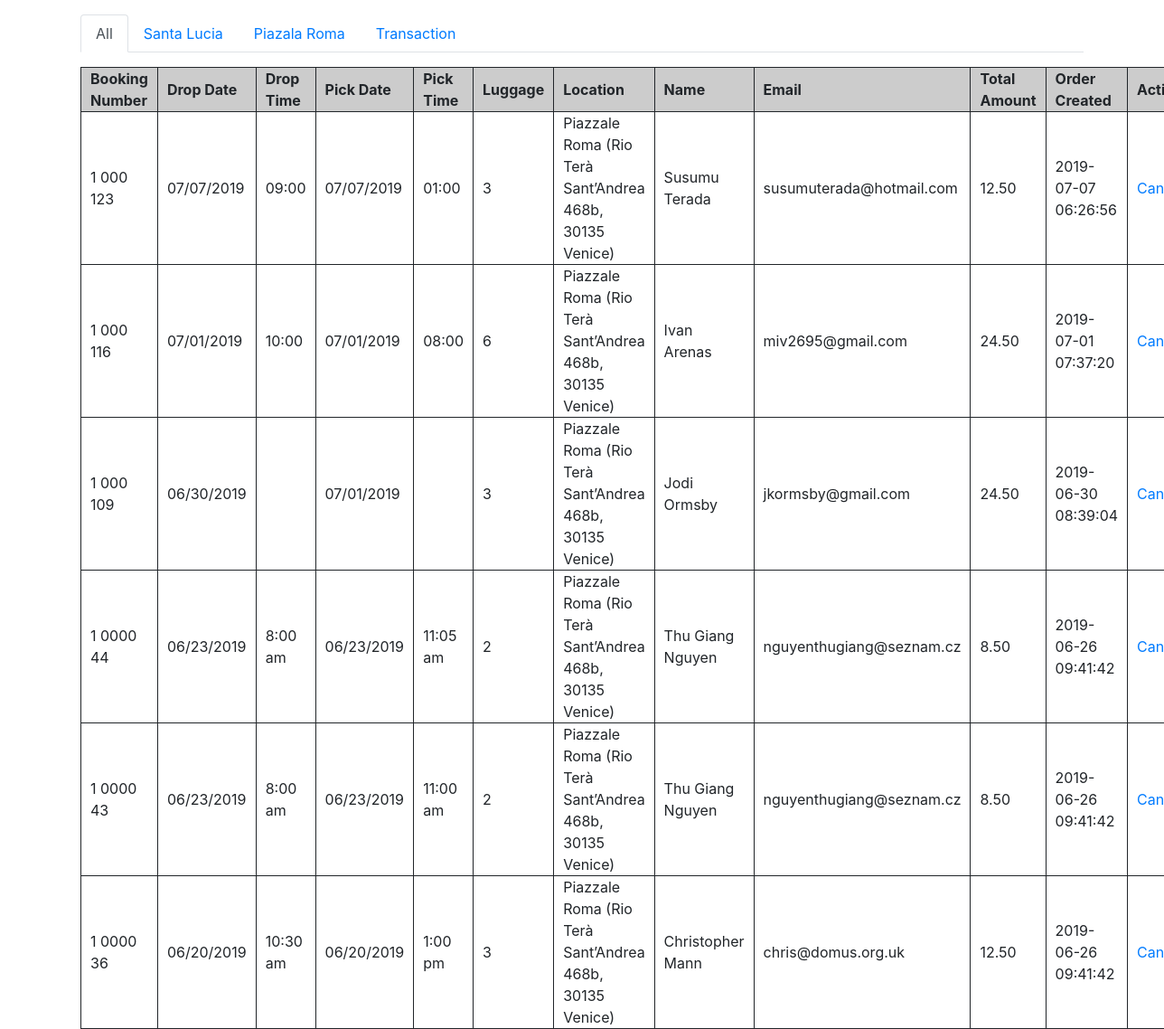
Page /admin/data/payment_data/piazalleroma.php on the committed database.
### tables this page shows
CREATE TABLE `products` (
  `id` int(11) NOT NULL,
  `name` varchar(200) NOT NULL,
  `price` float(10,2) NOT NULL,
  `status` tinyint(1) NOT NULL DEFAULT 1 COMMENT '1=Active | 0=Inactive',
  `dropDate` varchar(22) NOT NULL,
  `dropTime` varchar(22) NOT NULL,
  `pickDate` varchar(22) NOT NULL,
  `pickTime` varchar(22) NOT NULL,
  `email` varchar(33) NOT NULL,
  `location` varchar(88) NOT NULL,
  `luggage` varchar(11) NOT NULL,
  `order_created_at` timestamp NOT NULL DEFAULT current_timestamp() ON UPDATE current_timestamp()
);

### admin/data/payment_data/piazalleroma.php (the view, shortened to what this page needs)
<?php
$mysqli = mysqli_connect("localhost","bagagliv_orderUser","bagagliv_orderUser","bagagliv_order");
$result = mysqli_query($mysqli, 'SELECT * FROM products where location="Piazzale Roma (Rio Terà Sant’Andrea 468b, 30135 Venice)" ORDER BY id DESC');
?>
<!DOCTYPE html>
<html>
<head>
	<link rel="stylesheet" href="https://cdnjs.cloudflare.com/ajax/libs/twitter-bootstrap/4.3.1/css/bootstrap.min.css">
</head>
<body>
<div class="container">
    <div class="row">
        <div class="col-12">
            <ul class="nav nav-tabs my-3" id="myTab" role="tablist">
                <li class="nav-item">
                    <a class="nav-link active" id="home-tab" data-toggle="tab" href="data.php" role="tab" aria-controls="home" aria-selected="true">All</a>
                </li>
                <li class="nav-item">
                    <a class="nav-link" id="profile-tab" data-toggle="tab" href="santalucia.php" role="tab" aria-controls="profile" aria-selected="false">Santa Lucia</a>
                </li>
                <li class="nav-item">
                    <a class="nav-link" id="contact-tab" data-toggle="tab" href="piazalleroma.php" role="tab" aria-controls="contact" aria-selected="false">Piazala Roma</a>
                </li>
                <li class="nav-item">
                    <a class="nav-link" id="other-tab" data-toggle="tab" href="transaction.php" role="tab" aria-controls="other" aria-selected="false">Transaction</a>
                </li>
            </ul>
            <div class="tab-content" id="myTabContent">
                <div class="tab-pane fade show active" id="home" role="tabpanel" aria-labelledby="home-tab">
                    <table width='100%' border=0>
            			<tr bgcolor="#CCCCCC">
            				<th>Booking Number</th>
            				<th>Drop Date</th>
            				<th>Drop Time</th>
            				<th>Pick Date</th>
            				<th>Pick Time</th>
            				<th>Luggage</th>
            				<th>Location</th>
            				<th>Name</th>
            				<th>Email</th>
            				<th>Total Amount</th>
            				<th>Order Created</th>
            				<th>Action</th>
            			</tr>
            			<?php
            			while($res = mysqli_fetch_array($result)){
            			    $id = $res['id'];
                            if(strlen($id) == 2){
                                $last_id = "1 0000 ".$id;
                            } elseif(strlen($id) == 3){
                                $last_id = "1 000 ".$id;
                            } elseif(strlen($id) == 4){
                                $last_id = "1 00 ".$id;
                            } elseif(strlen($id) == 5){
                                $last_id = "1 0 ".$id;
                            } elseif(strlen($id) == 6){
                                $last_id = "1 ".$id;
                            } elseif(strlen($id) == 7){
                                $last_id = " ".$id;
                            }
            				echo "<tr>";
            				echo "<td>".$last_id."</td>";
            				echo "<td>".$res['dropDate']."</td>";
            				echo "<td>".$res['dropTime']."</td>";
            				echo "<td>".$res['pickDate']."</td>";
            				echo "<td>".$res['pickTime']."</td>";
            				echo "<td>".$res['luggage']."</td>";
            				echo "<td>".$res['location']."</td>";
            				echo "<td>".$res['name']."</td>";
            				echo "<td>".$res['email']."</td>";
            				echo "<td>".$res['price']."</td>";
            				echo "<td>".$res['order_created_at']."</td>";
                            echo "<td><a href=\"deleteorder_piazalleroma.php?id=$res[id]\"onClick=\"return confirm('Are you sure you want to cancel this booking?')\">Cancel</a></td>";
            			}
            			?>
            		</table>
                </div>
            </div>
        </div>
    </div>
</div>
</body>
</html>

### admin/data/payment_data/piazalleroma.php (style rules this page uses)
tr, td, th { border: 1px solid; padding: 0 10px; }

### rows in the picture
products: id "1 000 123", dropDate "07/07/2019", dropTime "09:00", pickDate "07/07/2019", pickTime "01:00", luggage "3", location "Piazzale Roma (Rio Terà Sant’Andrea 468b, 30135 Venice)", name "Susumu Terada", email "susumuterada@hotmail.com", price "12.50", order_created_at "2019-07-07 06:26:56"
products: id "1 000 116", dropDate "07/01/2019", dropTime "10:00", pickDate "07/01/2019", pickTime "08:00", luggage "6", location "Piazzale Roma (Rio Terà Sant’Andrea 468b, 30135 Venice)", name "Ivan Arenas", email "miv2695@gmail.com", price "24.50", order_created_at "2019-07-01 07:37:20"
products: id "1 000 109", dropDate "06/30/2019", pickDate "07/01/2019", luggage "3", location "Piazzale Roma (Rio Terà Sant’Andrea 468b, 30135 Venice)", name "Jodi Ormsby", email "jkormsby@gmail.com", price "24.50", order_created_at "2019-06-30 08:39:04"
products: id "1 0000 44", dropDate "06/23/2019", dropTime "8:00 am", pickDate "06/23/2019", pickTime "11:05 am", luggage "2", location "Piazzale Roma (Rio Terà Sant’Andrea 468b, 30135 Venice)", name "Thu Giang Nguyen", email "nguyenthugiang@seznam.cz", price "8.50", order_created_at "2019-06-26 09:41:42"
products: id "1 0000 43", dropDate "06/23/2019", dropTime "8:00 am", pickDate "06/23/2019", pickTime "11:00 am", luggage "2", location "Piazzale Roma (Rio Terà Sant’Andrea 468b, 30135 Venice)", name "Thu Giang Nguyen", email "nguyenthugiang@seznam.cz", price "8.50", order_created_at "2019-06-26 09:41:42"
products: id "1 0000 36", dropDate "06/20/2019", dropTime "10:30 am", pickDate "06/20/2019", pickTime "1:00 pm", luggage "3", location "Piazzale Roma (Rio Terà Sant’Andrea 468b, 30135 Venice)", name "Christopher Mann", email "chris@domus.org.uk", price "12.50", order_created_at "2019-06-26 09:41:42"
